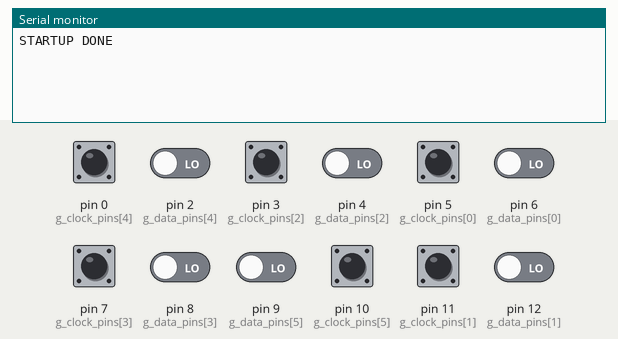
This sketch was run on a simulated Arduino Uno, built with avr-gcc and run on an emulated ATmega328P. Shown: the last lines printed to the serial monitor. Inputs (shaded band) come from the test bench; at power-on: pin 0 (g_clock_pins[4]), pin 3 (g_clock_pins[2]), pin 5 (g_clock_pins[0]), pin 7 (g_clock_pins[3]), pin 10 (g_clock_pins[5]), pin 11 (g_clock_pins[1]) HIGH, pin 2 (g_data_pins[4]), pin 4 (g_data_pins[2]), pin 6 (g_data_pins[0]), pin 8 (g_data_pins[3]), pin 9 (g_data_pins[5]), pin 12 (g_data_pins[1]) LOW.

Above: at 1.2 s.
1.3 s: pin 0 (g_clock_pins[4]) pulled LOW for 0.15 s
At 2.6 s:
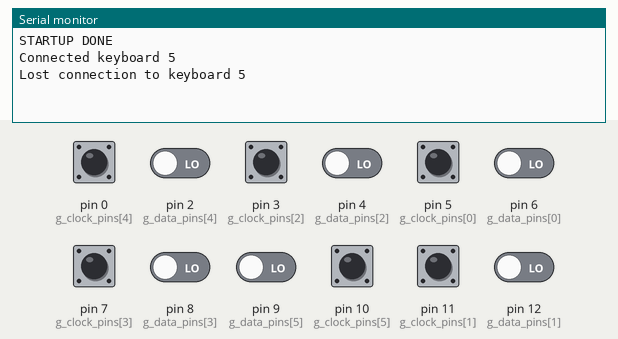
2.9 s: pin 3 (g_clock_pins[2]) pulled LOW for 0.15 s
At 4.2 s:
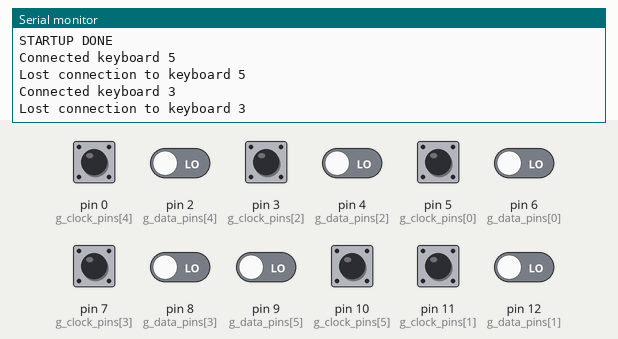
4.5 s: pin 5 (g_clock_pins[0]) pulled LOW for 0.15 s
At 5.4 s:
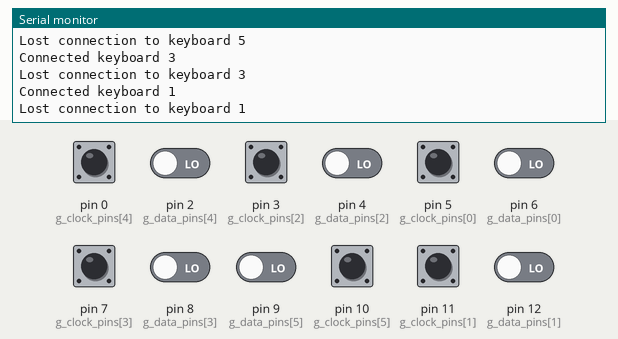
6.1 s: pin 7 (g_clock_pins[3]) pulled LOW for 0.15 s
At 6.6 s:
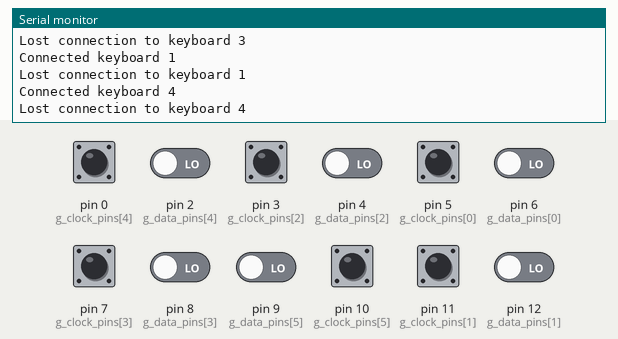
7.7 s: pin 10 (g_clock_pins[5]) pulled LOW for 0.15 s
At 9.0 s:
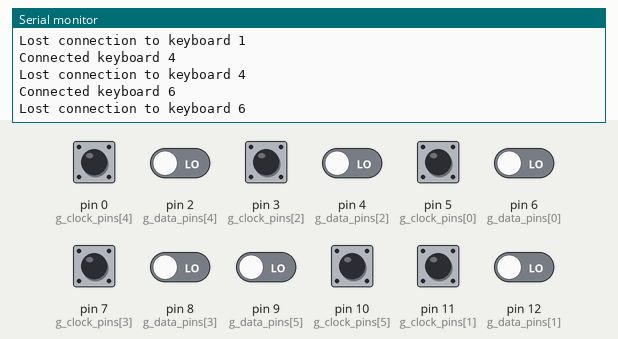
9.3 s: pin 11 (g_clock_pins[1]) pulled LOW for 0.15 s
At 10.3 s:
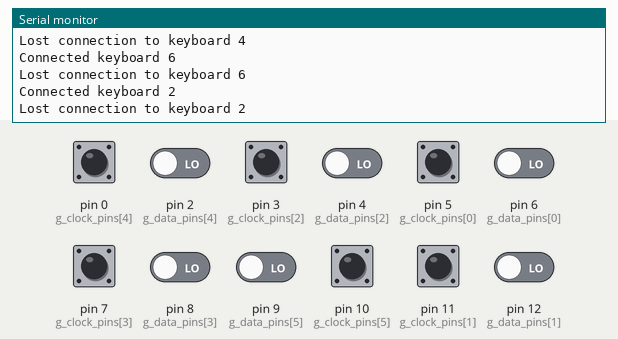
Timing chart, 0 to 11.9 s (numbered marks = the images above; inputs shaded):
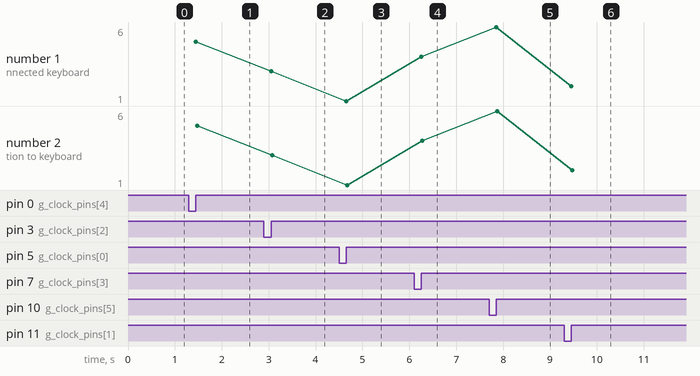

The sketch:

MultiPs2interrupt.ino
```cpp
/*
The keyboards clocks will be connected to a pin
that will report when will call a function when
the signal goes up.

This function will read the data state of that keyboard
and if signal is complete sent it to the computer.

BUGS:
-Vid inkoppling av PS2 så connectas, lostas, och connectas igen
-tar lång tid för att tangentbord ska disconnectas
-första koden vid tangenttryckning är fel
-Keyboard 3 hittas inte, kontakt 4 (data) är av i socket

*/

#include <PinChangeInt.h>

#define MAX_KEYBOARDS 6//change requires more changes

int  g_scan_prog[MAX_KEYBOARDS]={-1};
char g_scan_code[MAX_KEYBOARDS][12]={'\0'};
char g_num_to_char_id[MAX_KEYBOARDS]={'a','b','c','d','e','f'};

int g_clk_pin_to_keyboard_id[12]={4,0,0,2,0,0,0,3,0,0,5,1};
int g_data_pins[MAX_KEYBOARDS]={6,12,4,8,2,9};
int g_clock_pins[MAX_KEYBOARDS]={5,11,3,7,0,10};
/*
int g_clk_pin_to_keyboard_id[12]={0,0,1,1,1,2,2,3,3,4,4,5};
int g_data_pins[MAX_KEYBOARDS]={2,4,6,8,10,12};
int g_clock_pins[MAX_KEYBOARDS]={0,3,5,7,9,11};
*/
int g_connected_keyboard[MAX_KEYBOARDS]={0};
int g_low_data_counter[MAX_KEYBOARDS]={0};
int g_low_data_tol=100;//cycles of low before kick

void clock_rise();

void setup()
{
  Serial.begin(9600);
  while(!Serial) ;
  Serial.println("STARTUP DONE");

  //init pins
  for(int i=0;i<MAX_KEYBOARDS;i++)
  {
    pinMode(g_data_pins[i],INPUT);
    pinMode(g_clock_pins[i],INPUT); digitalWrite(g_clock_pins[i], HIGH);
    PCintPort::attachInterrupt(g_clock_pins[i], &clock_rise, RISING);
  }

  //check for connected keyboards
  for(int i=0;i<MAX_KEYBOARDS;i++)
  {
    if( digitalRead(g_data_pins[i])==HIGH )//is connected
    {
      g_connected_keyboard[i]=1;
      Serial.print("Found keyboard ");
      Serial.println(i+1);
    }
  }
}

void loop()
{
  //check for disconnected keyboards, if LOW state for too long
  for(int i=0;i<MAX_KEYBOARDS;i++)
  {
    if( g_connected_keyboard[i]==0 ) continue;
    if( digitalRead( g_data_pins[i] )==LOW )
    {
      //Serial.print("low count: ");Serial.println(g_low_data_counter[i]);
      g_low_data_counter[i]++;
      if( g_low_data_counter[i]>g_low_data_tol )//kick
      {
        g_low_data_counter[i]=0;
        g_connected_keyboard[i]=0;
        g_scan_prog[i]=-1;
        Serial.print("Lost connection to keyboard ");
        Serial.println(i+1);
      }
    }
    else g_low_data_counter[i]=0;//reset counter
  }

}

void clock_rise()
{
  int latest_interrupted_pin=PCintPort::arduinoPin;//to let function know which pin that called
  int keyboard_id=g_clk_pin_to_keyboard_id[latest_interrupted_pin];
  //connectetion test, first rising signal will be from connecting the keyboard
  if( g_connected_keyboard[keyboard_id]==0 )
  {
    Serial.print("Connected keyboard ");
    Serial.println(keyboard_id+1);
    g_connected_keyboard[keyboard_id]=1;//now connected
    g_scan_prog[keyboard_id]=-1;
    return;
  }
  g_scan_prog[keyboard_id]++;
  if( digitalRead( g_data_pins[keyboard_id] )==HIGH ) g_scan_code[ keyboard_id ][ g_scan_prog[keyboard_id] ]='1';
  else g_scan_code[ keyboard_id ][ g_scan_prog[keyboard_id] ]='0';
  //test if ready to send
  if( g_scan_prog[keyboard_id]>=10 )
  {
    g_scan_code[ keyboard_id ][ 0 ]=g_num_to_char_id[ keyboard_id ];//set keyboard id
    Serial.println( g_scan_code[keyboard_id] );//send
    g_scan_prog[keyboard_id]=-1;//clear
  }

}
```

Measured:
- after the input at 1.3 s, the serial monitor: prints a new line after 0.15 s (image 1)
- after the input at 2.9 s, the serial monitor: prints a new line after 0.15 s (image 2)
- after the input at 4.5 s, the serial monitor: prints a new line after 0.15 s (image 3)
- after the input at 6.1 s, the serial monitor: prints a new line after 0.15 s (image 4)
- after the input at 7.7 s, the serial monitor: prints a new line after 0.15 s (image 5)
- after the input at 9.3 s, the serial monitor: prints a new line after 0.15 s (image 6)
- plotted number 1: 5 → 3 after the input at 2.9 s, 3 → 1 after the input at 4.5 s, 1 → 4 after the input at 6.1 s, 4 → 6 after the input at 7.7 s, 6 → 2 after the input at 9.3 s
- plotted number 2: 5 → 3 after the input at 2.9 s, 3 → 1 after the input at 4.5 s, 1 → 4 after the input at 6.1 s, 4 → 6 after the input at 7.7 s, 6 → 2 after the input at 9.3 s
